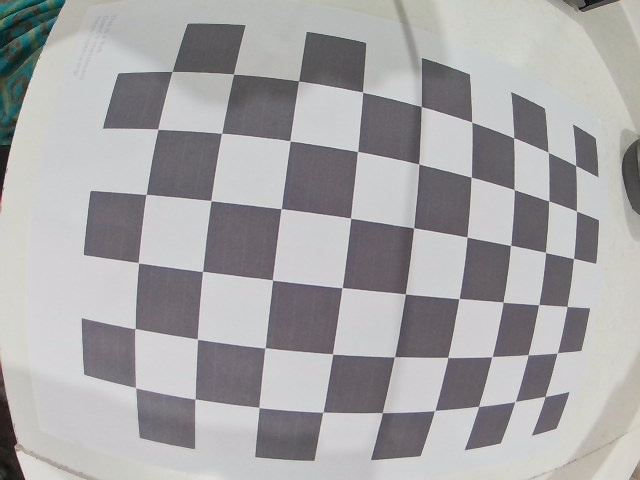
#> input picture meditation_gui_updated/captured_images/image_1.jpg, 640 x 480 px; its folder holds only this picture in this run
$ python camera_calibration.py
#> lines starting #> are read from the running program, lines starting #| are printed output that depends on the picture; after the words box and inside, x2 and y2 are one past the last pixel; in counts of white or black regions, pixels touching at a corner belong together; long printed decimals are rounded
import cv2
import numpy as np
import glob

# Define the chessboard size
chessboard_size = (9, 6)
square_size = 2.5  # centimeters

# Prepare object points
objp = np.zeros((chessboard_size[0] * chessboard_size[1], 3), np.float32)
objp[:, :2] = np.mgrid[0:chessboard_size[0], 0:chessboard_size[1]].T.reshape(-1, 2)
objp *= square_size

# Arrays to store object points and image points
objpoints = []
imgpoints = []

# Load calibration images
images = glob.glob('captured_images/*.jpg')

for fname in images:
    img = cv2.imread(fname)
#> img is the input picture: shape (480, 640, 3); mean B, G, R 166.7, 165.5, 166.6
    gray = cv2.cvtColor(img, cv2.COLOR_BGR2GRAY)
    ret, corners = cv2.findChessboardCorners(gray, chessboard_size, None)
#> ret = True; corners = 54 rows, first 8: [545, 396.5], [515, 401.5], [478.4, 406.4], [434.5, 410.7], [382.4, 412.7], [322.9, 412], [258.9, 407.3], [195.1, 399]
    if ret:
        objpoints.append(objp)
        imgpoints.append(corners)

# Perform camera calibration
ret, camera_matrix, dist_coeffs, rvecs, tvecs = cv2.calibrateCamera(objpoints, imgpoints, gray.shape[::-1], None, None)
#> ret = 0.231; camera_matrix = [[116.6, 0, 292.9], [0, 117.1, 254.3], [0, 0, 1]]; dist_coeffs = [[-0.0394, 0.00184, 9.16e-05, 0.00126, -4.57e-05]]; rvecs = ([0.0463, 0.0201, -3.02],); tvecs = ([13.57, 7.66, 4.61],)
# These camera_matrix and dist_coeffs value are used for calibrating the pixel values.
print(camera_matrix)
#| [[116.582   0.         292.890 ]
#|  [  0.         117.058 254.332]
#|  [  0.           0.           1.        ]]
print(dist_coeffs)
#| [[-3.93806950e-02  1.84274952e-03  9.15654947e-05  1.25709367e-03
#|   -4.57121048e-05]]
# Load the test image
img = cv2.imread('test_image.jpg')
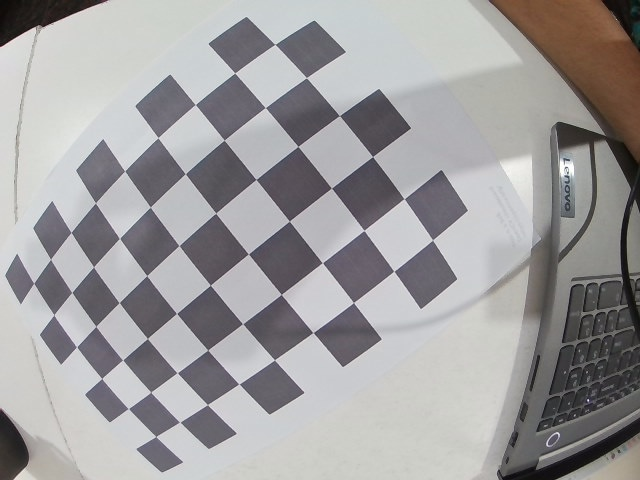
#> input picture meditation_gui_updated/test_image.jpg, 640 x 480 px
#> img is the input picture: shape (480, 640, 3); mean B, G, R 158, 157.2, 158.8
h, w = img.shape[:2]
#> h = 480; w = 640

# Compute new camera matrix
new_camera_matrix, roi = cv2.getOptimalNewCameraMatrix(camera_matrix, dist_coeffs, (w, h), 1, (w, h))
#> new_camera_matrix = [[16.37, 0, 393.1], [0, 25.98, 135.7], [0, 0, 1]]; roi = (352, 79, 90, 106)

# Undistort the image
undistorted_img = cv2.undistort(img, camera_matrix, dist_coeffs, None, new_camera_matrix)
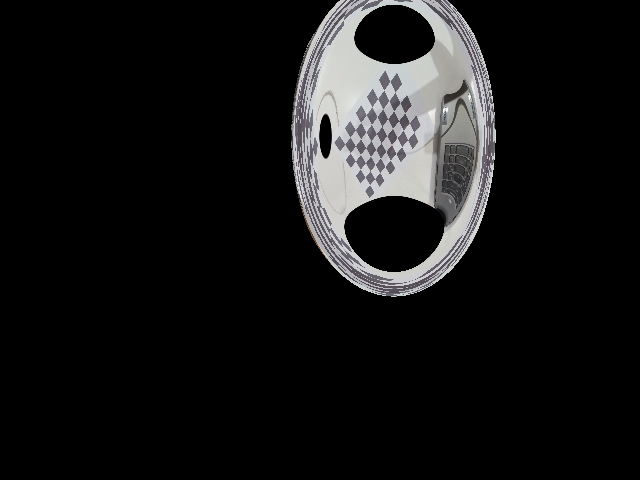
#> undistorted_img: shape (480, 640, 3); mean B, G, R 21.6, 21.4, 21.5

# Select some random pixel positions
pixel_positions = [(100, 100), (200, 300), (400, 400)]  # (x, y) coordinates

# Annotate the original and undistorted images
for (x, y) in pixel_positions:
    orig_pixel = img[y, x]
    undist_pixel = undistorted_img[y, x]

    text_orig = f"{orig_pixel[0]}, {orig_pixel[1]}, {orig_pixel[2]}"
    text_undist = f"{undist_pixel[0]}, {undist_pixel[1]}, {undist_pixel[2]}"

    cv2.putText(img, text_orig, (x, y), cv2.FONT_HERSHEY_SIMPLEX, 0.6, (0, 255, 0), 2)
    cv2.putText(undistorted_img, text_undist, (x, y), cv2.FONT_HERSHEY_SIMPLEX, 0.6, (0, 0, 255), 2)
#> this loop made 3 passes
#> text_orig on passes 1 to 3: '215, 218, 216', '94, 83, 86', '199, 205, 204'
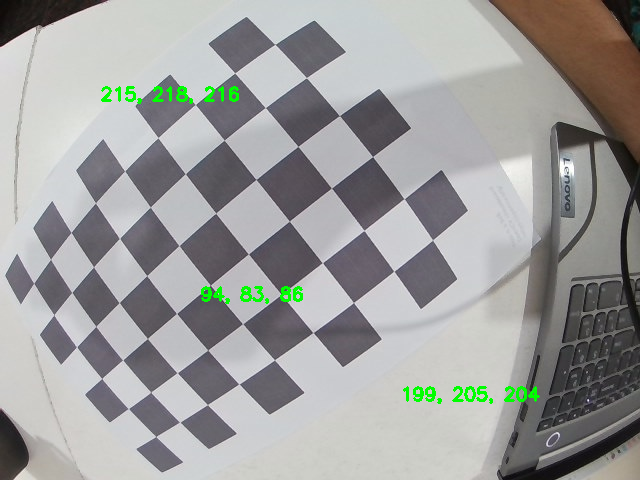
#> img: shape (480, 640, 3); 0.8% of pixels changed, all inside (x1, y1, x2, y2) = (101, 86, 540, 404)
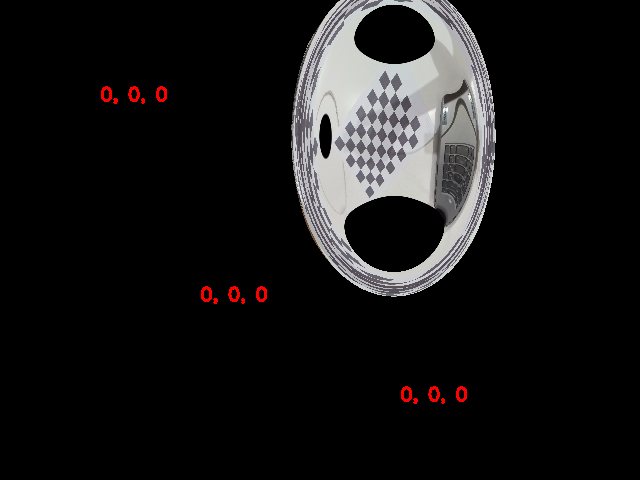
#> undistorted_img: shape (480, 640, 3); 0.35% of pixels changed, all inside (x1, y1, x2, y2) = (101, 86, 467, 404)

# Show the images
cv2.imshow("Original Image", img)
cv2.imshow("Undistorted Image", undistorted_img)

# Save the images
cv2.imwrite('annotated_original.jpg', img)
cv2.imwrite('annotated_undistorted.jpg', undistorted_img)

cv2.waitKey(0)
cv2.destroyAllWindows()
